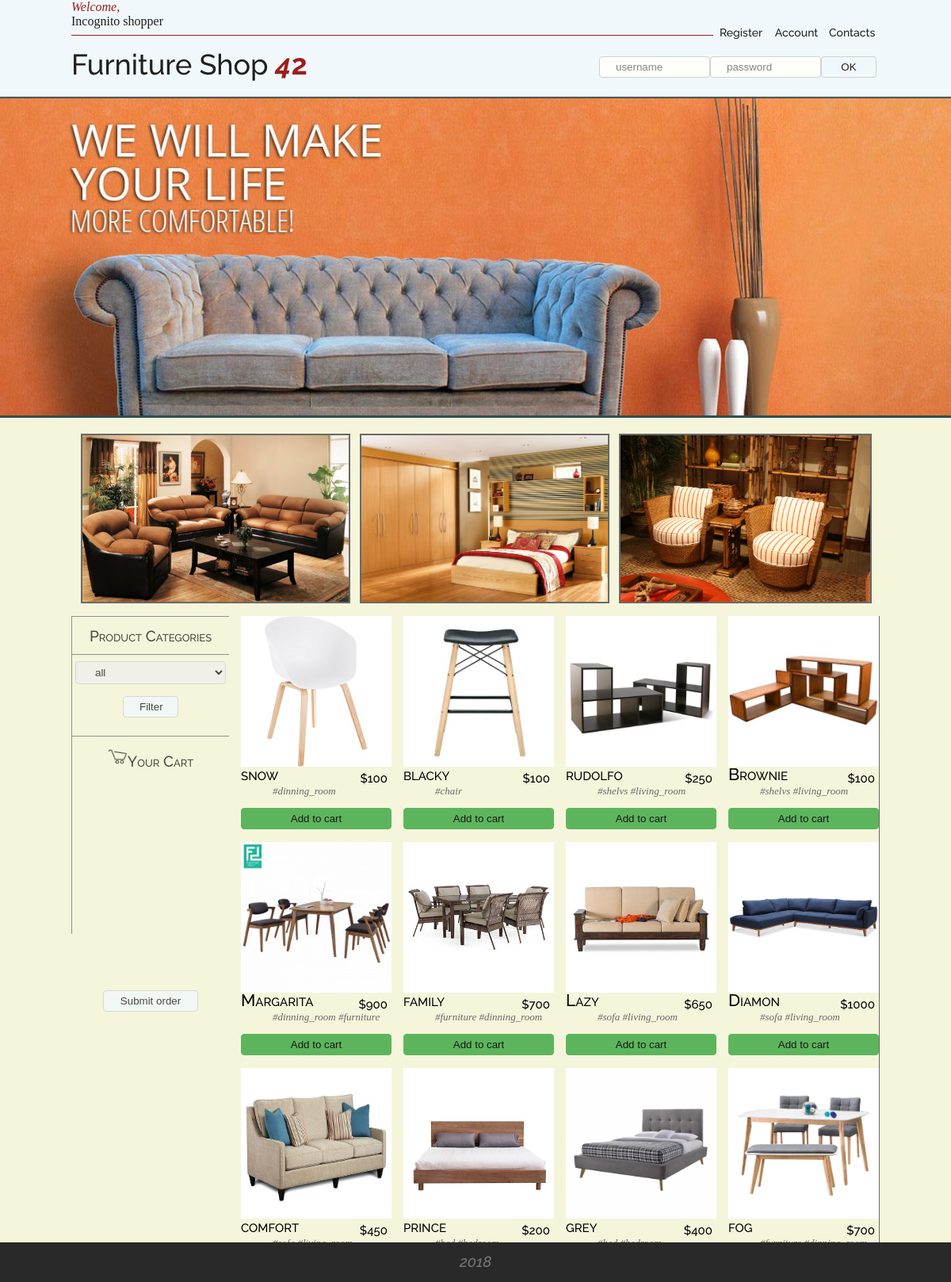
The page / on the database its author committed.
### tables this page shows
CREATE TABLE `products` (
  `id` int(11) NOT NULL,
  `name` varchar(128) NOT NULL,
  `price` decimal(10,0) NOT NULL,
  `picture` text NOT NULL
);

CREATE TABLE `categories` (
  `id` int(11) NOT NULL,
  `name` varchar(128) NOT NULL
);

### utils.php (called while the page is built, shortened)
<?php
	function send_db_request($sql) {
		$conn = mysqli_connect('localhost', 'root', '123456', "db_shop");
		if (!($result = mysqli_query($conn, $sql))) {
			echo "DB request error\n";
		}
		return $result;
	}
?>

### index.php (the view, shortened to what this page needs)
<!DOCTYPE html>
<html>
<head>
	<link type="text/css" rel="stylesheet" href="styles.css">
	<link rel="stylesheet" type="text/css" href="styles/home.css" />
	<link rel="stylesheet" type="text/css" href="styles/menu.css" />
	<link rel="stylesheet" type="text/css" href="styles/goods.css" />
</head>
<?php
	require_once("utils.php");
	function get_prod_cat_list($categories) {
		$prod_cat_list = "<ul>";
		foreach ($categories as $category)
			$prod_cat_list = $prod_cat_list . "#" . $category["name"] . " ";
		$prod_cat_list = $prod_cat_list . "</ul>";
		return $prod_cat_list;
	}
	function get_prod_list($chosen_category) {
		$product_list = "";
		if ($chosen_category === "all") {
			$products = mysqli_fetch_all(send_db_request("SELECT name, price, picture FROM products;"), MYSQLI_ASSOC);
		} else {
			$products = mysqli_fetch_all(send_db_request("SELECT products.name, price, picture FROM products JOIN product_category ON products.id = product_category.productID JOIN categories ON product_category.categoryID = categories.id WHERE categories.name = '" . $chosen_category . "';"), MYSQLI_ASSOC);
		}
		foreach ($products as $product) {
			$sql = "SELECT categories.name FROM products JOIN product_category ON products.id = product_category.productID JOIN categories ON product_category.categoryID = categories.id WHERE products.name = '" . $product["name"] . "';";
			$categories = mysqli_fetch_all(send_db_request($sql), MYSQLI_ASSOC);
			$product_list = $product_list . "<div style='float:left;margin-left:15px;margin-bottom:15px;width:190px;height:270px;'>
				<img style='width:190px;height:190px;display:block;' src='/" . $product["picture"] . "'>
				<h1 class='sidebar' style='font-size:21px;margin-top:10px;margin-bottom:0px;line-height:0px;'><span>" . $product["name"] . "</span>
				<span style='font-size:15px;float:right;margin-right:5px;margin-top:5px;'>$" . $product["price"] . "</span>
				</h1><i style='font-size:13px;color:dimgrey;'>" . get_prod_cat_list($categories) . "</i><button class='buttonadd shop-add-to-cart-button'>Add to cart</button>" . "</div>";
		}
		return $product_list;
	}
	function get_cat_list() {
		$category_list = "<option value='all'>all</option>";
		$categories = mysqli_fetch_all(send_db_request("SELECT name FROM categories;"), MYSQLI_ASSOC);
		if (!empty($categories))
			foreach ($categories as $entry)
					$category_list = $category_list . "<option value=" . $entry["name"] . ">" . $entry["name"] . "</option>";
		return ($category_list);
	}
	if (isset($_POST["category"]))
		$chosen_category = $_POST["category"];
	else
		$chosen_category = "all";
	$product_list = get_prod_list($chosen_category);
	$category_list = get_cat_list();
	if (!isset($_SESSION["auth_data"]["user"])) {
		$login_form = "<div class='login_form'><form action='login/login.php' method='post'><input type='text' name='name' value='' placeholder='username' /><input type='password' name='password' value='' placeholder='password' /><input type='submit' name='submit' value='OK' /></form></div>";
	}
?>
<body style="background-color: beige;">
	<div class="verytop">
		<div class="hometop">
		<div class="top_bar">
		<i style="color: darkred">Welcome,</i><br/>
		<?php
			if (isset($_SESSION["auth_data"]["user"])) {
				echo $_SESSION["auth_data"]["user"];
			} else {
				echo 'Incognito shopper';
			}
		?>
			<div class="contact menu">
				<a href="contacts.php"><button class="dropbutton"><h1 class="menu">Contacts</h1>
					</button></a>
			</div>
			<div class="about menu">
				<a href="account.php"><button class="dropbutton"><h1 class="menu">Account</h1>
					</button></a>
			</div>
			<?php
				if (!(isset($_SESSION["auth_data"]["user"]))) {
					echo "<div class='login menu'><a href='new_user.php'><button class='dropbutton'><h1 class='menu'>Register</h1></button></a></div>";
				}
				else {
					echo "<div class='login menu'><form action='login/logout.php' method='post'><button class='dropbutton' type='submit' name='submit' value='Log out'><h1 class='menu'>Log out</h1></button></form></div>";
				}
			?>
			<hr color="darkred" size="1">
		</div>
		<div class="header">
			<div style="width:350px;position:relative;float:left;">
				<h1 class="logo">Furniture Shop <strong style="color: darkred"><em>4</em>2</strong></h1>
			</div>
			<?php
				if (isset($login_form)) {
					echo $login_form;
				}
			?>
	 	</div>
	</div>
</div>
<div class="banner">
	<img class="banner" src="img/comfort.jpg">
</div>
<div class="home">
	<div class="hot">
		<img src="img/goods/hot1.jpg" class="hotof">
		<img src="img/goods/hot2.jpg" class="hotof">
		<img src="img/goods/hot3.jpg" class="hotof">
	</div>
	 <div class="sidebar">
			<h1 class="sidebar">Product Categories</h1>
			<hr color="dimgrey" size="1">
			<form action="index.php" method="post">
				<select name="category" id="shop-product-filter" class="categ">
						<?php echo $category_list; ?>
				</select>
				<input type="submit" style="margin-top:0px;" name="submit" value="Filter"/>
			</form>
			<hr color="dimgrey" size="1">
			<h1 class="sidebar"><img style='height:25px;margin-top:0px;margin-right:0px' src="img/Shopping-Cart-icon.png">Your Cart</h1>
			<div class='displaycart' id="cart"></div>
			<form action="order/create_order.php" method="post">
				<input type="submit" name="submit" style="width:120px;" value="Submit order" id="submit-order"/>
			</form>
	 </div>
	<div class="goods">
		<?php echo $product_list; ?>
	</div>
</div>
	<footer style="position:fixed;bottom:0px;left:0px;width:100%;height:50px;background-color:#292929;z-index:1;text-align:center;color:white;">
		<h1 class="sidebar" style="color:#767676"><i>2018</i></h1>
	</footer>
	</body>
</html>

### styles.css (style rules this page uses)
#cart { border: 0px solid black; }
.buttonadd { background-color: #4CAF50; opacity: 0.9; width: 190px; padding: 5px 20px; margin-top: 0px; display: inline-block; border: 1px solid #4CAF50; border-radius: 4px; box-sizing: border-box; }
.categ { width:190px; padding: 5px 20px; margin-top: 0px; display: inline-block; border-radius: 4px; box-sizing: border-box; }
.displaycart { margin: 0 auto; width: 190px; height: 250px; font-family: Raleway; font-size: 12px; font-style: normal; font-variant: normal; font-weight: 500; line-height: 26.4px; }

### styles/home.css (style rules this page uses)
div.home { margin-left: auto; margin-right: auto; height: 100%; width: 1020px; background-color: beige; z-index: 10; }
div.verytop { background-color: aliceblue; opacity: 0.87; position: fixed; top: 0px; left: 0px; right: 0px; width: 100%; height: 122px; border-right: 0px; border-bottom: 1px; border-left: 0px; border-top: 0px; border-radius: 0px; border-style: solid; border-color: dimgrey; z-index: 10; }
div.hometop { position: relative; top: 0px; margin-left: auto; margin-right: auto; height: 122x; width: 1020px; background-color: aliceblue; z-index: 10; }
div.top_bar { width: 100%; height: 50px; background-color: aliceblue; }
div.header { width: 100%; height: 70px; background-color: aliceblue; z-index: 1; }
div.login_form { width: 669px; position: relative; float: left; top: 6px; right: 3px; height: 50px; text-align: right; z-index: 1; }
div.sidebar { font-family: 'Open Sans', sans-serif: background-color: aliceblue; text-align: center; opacity: 0.7; position: relative; float: left; width: 198px; height: 400px; border-right: 0px; border-bottom: 0px; border-left: 1px; border-top: 1px; border-radius: 0px; border-style: solid; border-color: dimgrey; z-index: 1; }
div.goods { position: relative; float: left; height: 800px; background-color: beige; border-right: 1px; border-bottom: 1px; border-left: 0px; border-top: 0px; border-radius: 0px; border-style: solid; border-color: dimgrey; width: 820px; }
div.hot { width: 1020px; height: 230px; margin-left: auto; margin-right: auto; }
div.banner { width: 102%; height: 400px; position: static; z-index: 0; margin-top: 121px; margin-left: -10px; margin-right: 0px; margin-bottom: 20px; border-style: solid; border-left: 0px; border-right: 0px; border-color: darkslategray; border-width: 100%; }
img.banner { width: 100%; height: 400px; object-fit: cover }
img.hotof { height: 210px; float: left; margin-left: 12px; border-top: 2px; border-right: 2px; border-bottom: 2px; border-left: 2px; border-style: solid; border-color: dimgrey; }
h1.logo { float: left; font-family: Raleway; font-size: 36px; font-style: normal; font-variant: normal; font-weight: 500; line-height: 14.4px; }
h1.sidebar { font-size: 19px; font-family: Raleway; font-variant: small-caps; font-weight: 500; float: none; }
input[type=text], select { width: 140px; padding: 5px 20px; margin: 15px 0; display: inline-block; border: 1px solid #ccc; border-radius: 4px; box-sizing: border-box }
input[type=number], select { width: 140px; padding: 5px 20px; margin: 15px 0; display: inline-block; border: 1px solid #ccc; border-radius: 4px; box-sizing: border-box }
input[type=password], select { width: 140px; padding: 5px 20px; margin: 15px 0; display: inline-block; border: 1px solid #ccc; border-radius: 4px; box-sizing: border-box }
input[type=submit], s { background-color: aliceblue; width: 70px; padding: 5px 20px; margin: 15px 0; display: inline-block; border: 1px solid #ccc; border-radius: 4px; box-sizing: border-box }

### styles/menu.css (style rules this page uses)
.contact { width: 70px; position: relative; top: 0px; float: right; display: inline-block; }
.about { width: 70px; position: relative; top: 0px; float: right; display: inline-block; }
.login { width: 70px; position: relative; top: 0px; float: right; display: inline-block; }
.dropbutton { background-color: transparent; width: 70px; height: 30px; border: none; z-index: 10; }
h1.menu { font-family: Raleway; font-size: 14px; font-style: normal; font-variant: normal; font-weight: 500; line-height: 26.4px; }

### rows shown on the page
products: picture (picture), name "snow", price "100"
categories: name "#dinning_room"
products: picture (picture), name "blacky", price "100"
categories: name "#chair"
products: picture (picture), name "rudolfo", price "250"
products: picture (picture), name "Brownie", price "100"
products: picture (picture), name "Margarita", price "900"
products: picture (picture), name "family", price "700"
products: picture (picture), name "Lazy", price "650"
products: picture (picture), name "Diamon", price "1000"
products: picture (picture), name "comfort", price "450"
products: picture (picture), name "prince", price "200"
products: picture (picture), name "grey", price "400"
products: picture (picture), name "fog", price "700"

### other values the page prints
$prod_cat_list "#shelvs #living_room #shelvs #living_room #dinning_room #furniture #furniture #dinning_room #sofa #living_room #sofa #living_room"
